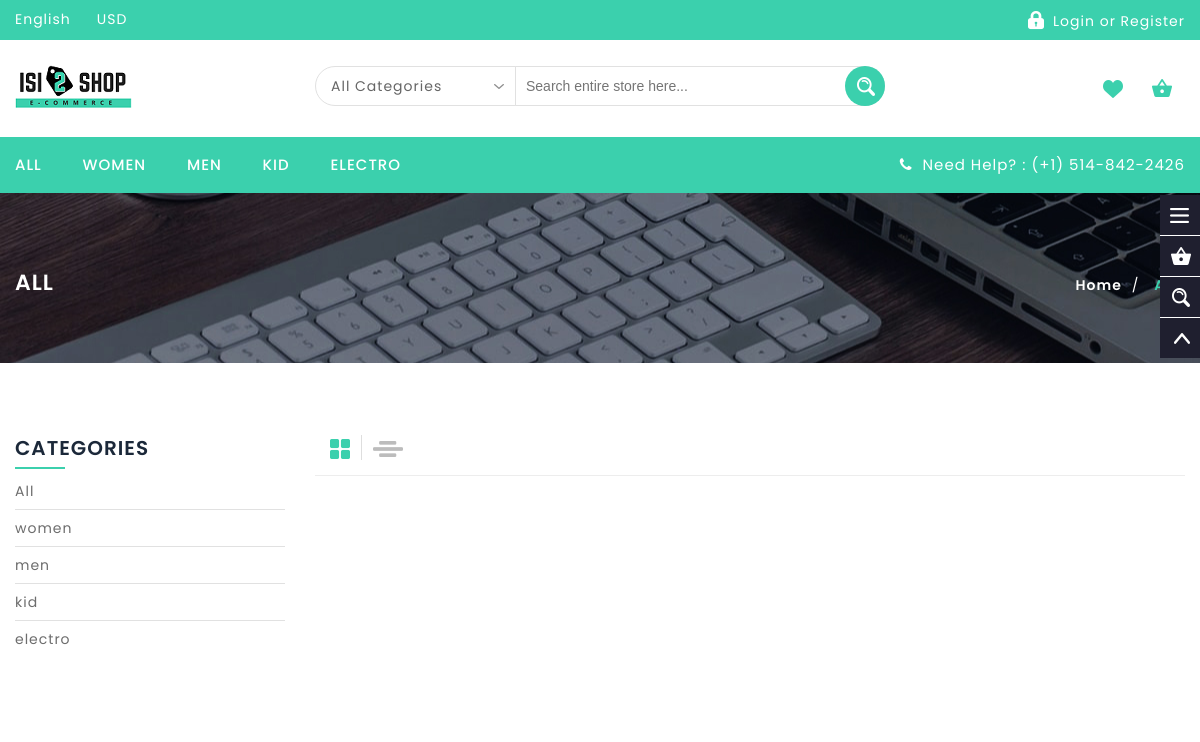
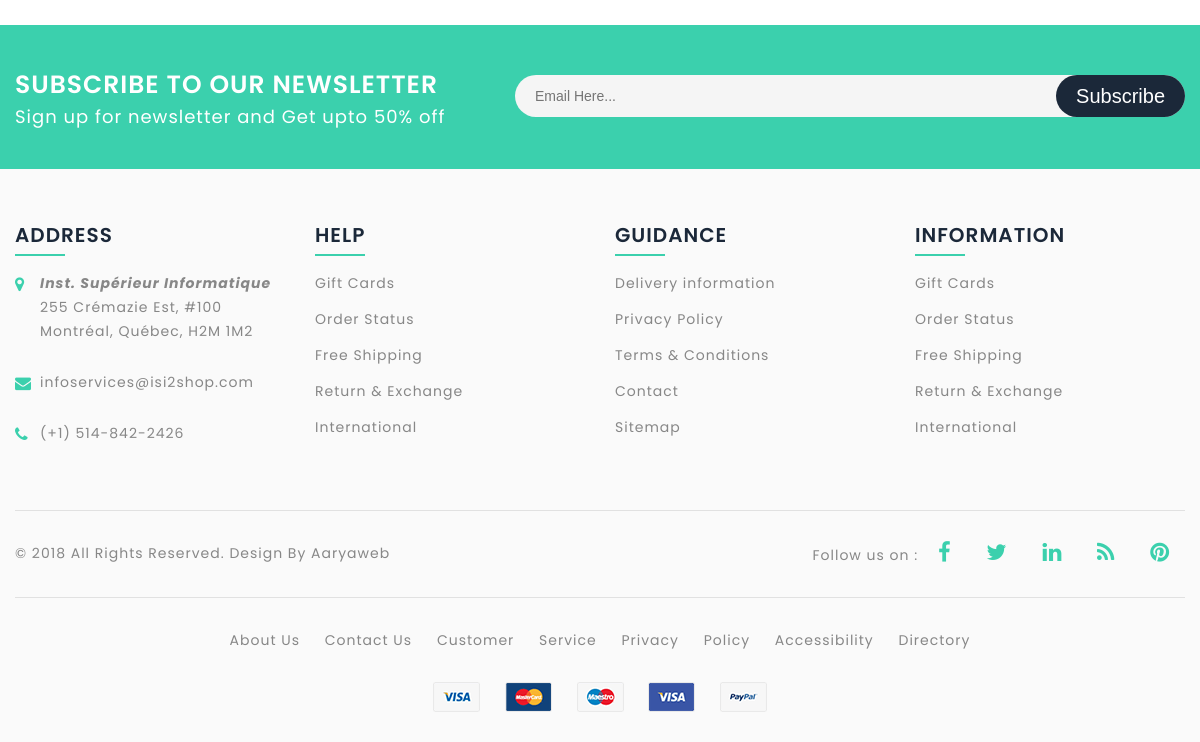
Page /shop.php on the earlier database version (2 pictures, top to bottom).
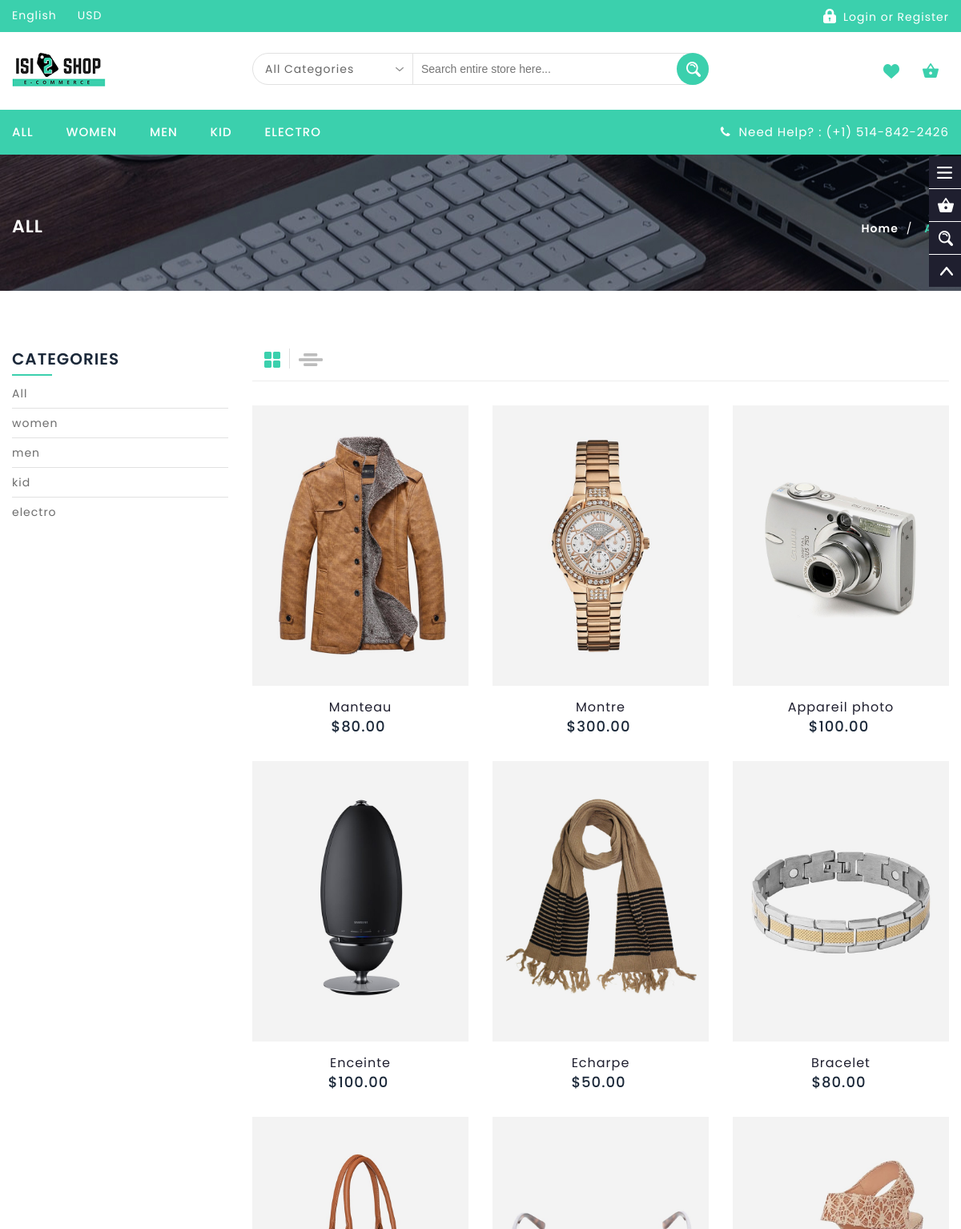
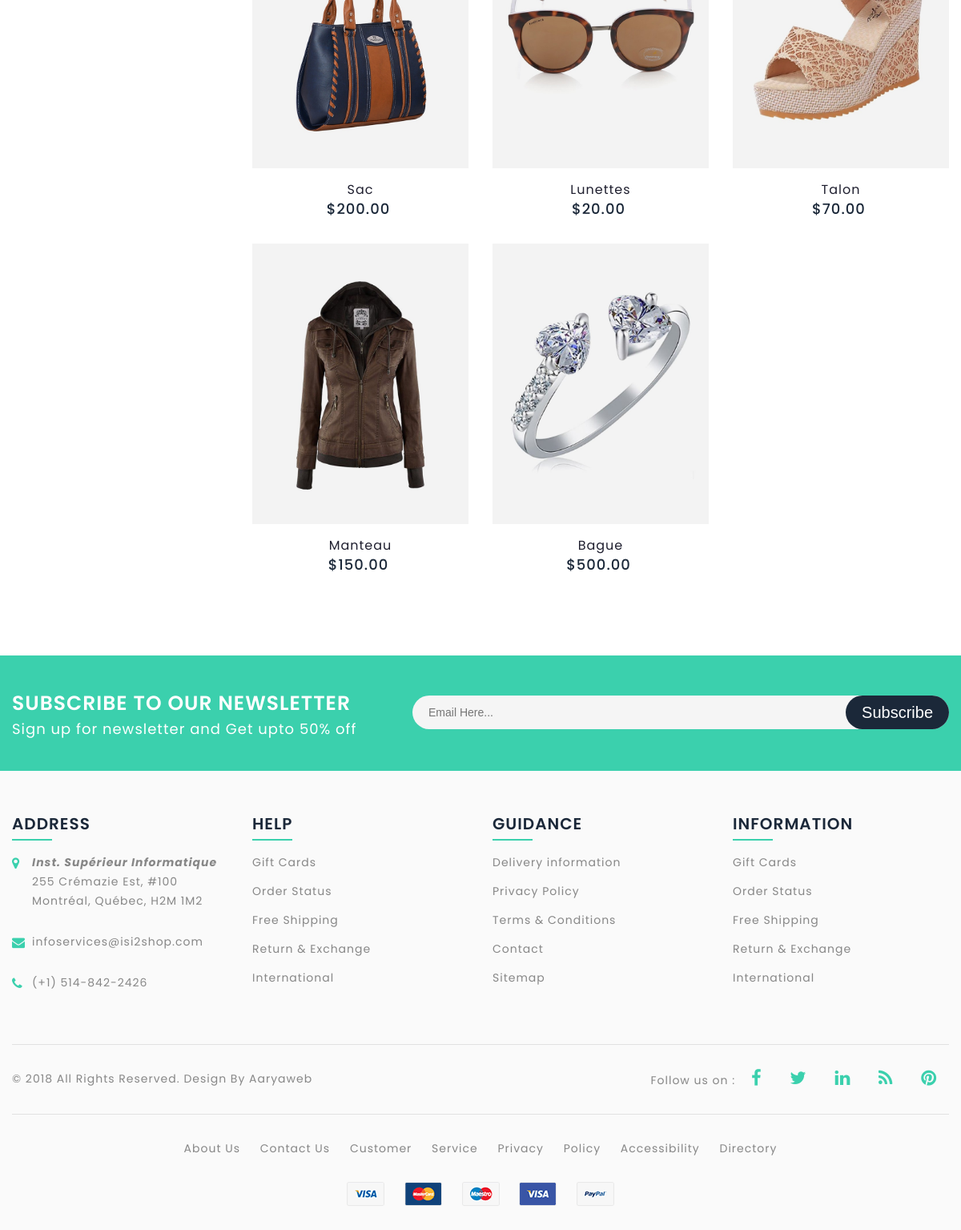
Same page on the later database version (2 pictures, top to bottom).
### tables this page shows
CREATE TABLE IF NOT EXISTS `produit` (
  `id_cat` int(3) NOT NULL,
  `libelle` varchar(20) NOT NULL,
  `description` varchar(30) NOT NULL,
  `img` varchar(20) NOT NULL,
  `prix` decimal(5,2) NOT NULL,
  `qte_dispo` int(2) NOT NULL,
  `id` int(11) NOT NULL AUTO_INCREMENT,
  PRIMARY KEY (`id`)
);

### functions/bdManager.php (called while the page is built, shortened)
<?php
require_once "classes/produit.php";
$servername = SERVERNAME;
$username = USERNAMEBD;
$password = PASSWORDBD;
$dbname = DBNAME;
function getAllProduct(){
    global $servername;
    global $username;
    global $password;
    global $dbname;
    $retour = array();
    $conn = mysqli_connect($servername, $username, $password, $dbname);
    $selectProducts = "SELECT * FROM produit";
    $result = mysqli_query($conn, $selectProducts);
    if (mysqli_num_rows($result) > 0) {
        while($row = mysqli_fetch_assoc($result)) {
            $prod = new Produit($row["id"], $row["id_cat"], $row["libelle"], $row["description"], $row["img"], $row["prix"], $row["qte_dispo"]);
            array_push($retour, $prod);
        }
    }
    return $retour;
}

### classes/produit.php (called while the page is built, shortened)
<?php
class Produit
{
    public function __construct($id, $id_cat, $libelle, $description, $img, $prix, $qte_dispo)
    {
        $this->id = $id;
        $this->id_cat = $id_cat;
        $this->libelle = $libelle;
        $this->img = $img;
        $this->prix = $prix;
    }
}

### shop.php (the view, shortened to what the rows shown need)
<?php
require_once  'views/header.php';
require_once "functions/bdManager.php";
$produits = getAllProduct();
$idCategorie = null;
if(array_key_exists("categ", $_GET)){
    $categorie = $_GET["categ"];
} else {
    $categorie = "all";
}
switch ($categorie){
    default:
        $dossierImage = "All";
        break;
}
?>
<div class="banner inner-banner1 ">
    <div class="container">
        <section class="banner-detail center-xs">
            <h1 class="banner-title"><?=$dossierImage?></h1>
        </section>
    </div>
</div>
<section class="ptb-70">
    <div class="container">
        <div class="row">
            <div class="col-lg-9">
                <div class="product-listing">
                    <div class="inner-listing">
                        <div class="row">
                            <?php
                            foreach($produits as $value){
                                switch($categorie){
                                    case "all":
                                        switch ($value->id_cat){
                                            case 1:
                                                $dossierImage = MEN;
                                                break;
                                            case 2:
                                                $dossierImage = WOMEN;
                                                break;
                                        }
                                        break;
                                }
                                if($idCategorie == null){
                                    ?>
                                    <div class="col-md-4 col-6 mb-30">
                                        <div class="product-item">
                                            <div class="product-image"><a href="product-page.php?idProd=<?=$value->id?>"> <img
                                                            src="images/<?= $dossierImage . "/" . $value->img ?>"
                                                            alt="Stylexpo"> </a>
                                                <div class="product-detail-inner">
                                                </div>
                                            </div>
                                            <div class="product-item-details">
                                                <div class="product-item-name"><a
                                                            href="product-page.php?idProd=<?=$value->id?>"><?= $value->libelle ?></a></div>
                                                <div class="price-box"><span class="price">$<?= $value->prix ?></span>
                                                </div>
                                            </div>
                                        </div>
                                    </div>
                                    <?php
                                }
                            }
                            ?>
                        </div>
                    </div>
                </div>
            </div>
        </div>
</section>
<section>
    <div class="newsletter">
        <div class="container">
            <div class="newsletter-inner center-sm">
                <div class="row">
                    <div class=" col-xl-12 col-md-12">
                        <div class="newsletter-bg">
                            <div class="row">
                                <div class="col-lg-5">
                                    <div class="newsletter-title">
                                        <h2 class="main_title">Subscribe to our newsletter</h2>
                                    </div>
                                </div>
                            </div>
                        </div>
                    </div>
                </div>
            </div>
        </div>
    </div>
</section>
<?php
require_once  'views/footer.php';
?>

Differences in the rows shown:
added produit: img (picture), libelle "Manteau", prix "80.00"
added produit: img (picture), libelle "Montre", prix "300.00"
added produit: img (picture), libelle "Appareil photo", prix "100.00"
added produit: img (picture), libelle "Enceinte", prix "100.00"
added produit: img (picture), libelle "Echarpe", prix "50.00"
added produit: img (picture), libelle "Bracelet", prix "80.00"
added produit: img (picture), libelle "Sac", prix "200.00"
added produit: img (picture), libelle "Lunettes", prix "20.00"
added produit: img (picture), libelle "Talon", prix "70.00"
added produit: img (picture), libelle "Manteau", prix "150.00"
added produit: img (picture), libelle "Bague", prix "500.00"
